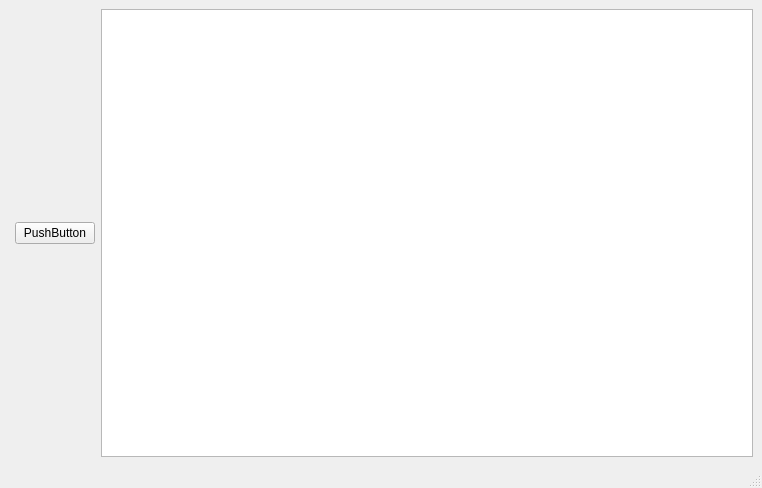
<?xml version="1.0" encoding="UTF-8"?>
<ui version="4.0">
 <class>MainWindow</class>
 <widget class="QMainWindow" name="MainWindow">
  <property name="geometry">
   <rect>
    <x>0</x>
    <y>0</y>
    <width>762</width>
    <height>488</height>
   </rect>
  </property>
  <property name="windowTitle">
   <string>MainWindow</string>
  </property>
  <widget class="QWidget" name="centralwidget">
   <layout class="QHBoxLayout" name="horizontalLayout">
    <item>
     <widget class="QFrame" name="frame">
      <property name="frameShape">
       <enum>QFrame::StyledPanel</enum>
      </property>
      <property name="frameShadow">
       <enum>QFrame::Raised</enum>
      </property>
     </widget>
    </item>
    <item>
     <widget class="QPushButton" name="pushButton">
      <property name="text">
       <string>PushButton</string>
      </property>
     </widget>
    </item>
    <item>
     <widget class="QGraphicsView" name="graphicsView"/>
    </item>
   </layout>
  </widget>
  <widget class="QMenuBar" name="menubar">
   <property name="geometry">
    <rect>
     <x>0</x>
     <y>0</y>
     <width>762</width>
     <height>22</height>
    </rect>
   </property>
  </widget>
  <widget class="QStatusBar" name="statusbar"/>
 </widget>
 <resources/>
 <connections/>
</ui>
